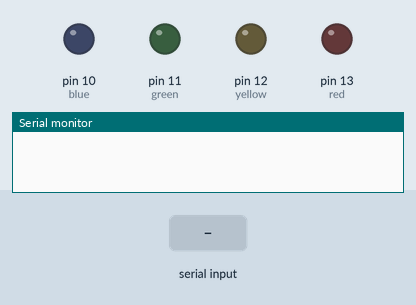
This sketch was run on a simulated Arduino Uno, built with avr-gcc and run on an emulated ATmega328P. Shown: output pins drawn as LEDs (lit = HIGH), the last lines printed to the serial monitor. The inputs (shaded band) are chosen by the test bench.

Above: at 1.2 s.
1.3 s: "1\n" received over Serial
At 3.5 s:
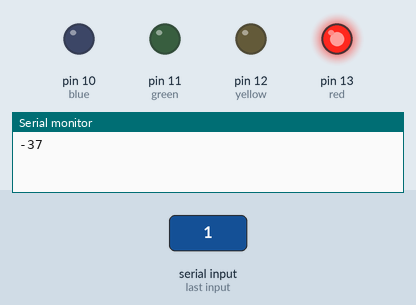
3.8 s: "90,45\n" received over Serial
At 4.6 s:
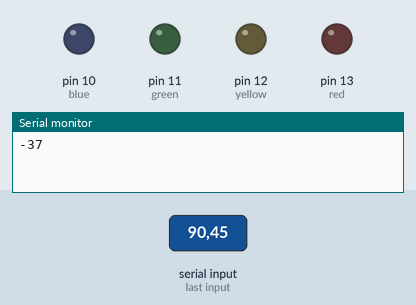
Timing chart, 0 to 6.8 s (numbered marks = the images above; inputs shaded):
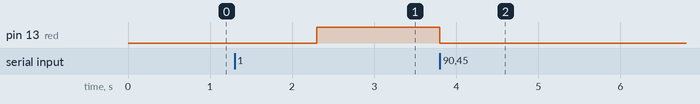

The sketch:

a.ino
```cpp
#define low LOW
#define high HIGH
#define dw digitalWrite
#define sp Serial.print
#define spln Serial.println
#define spi Serial.parseInt
#define readStr Serial.readString
#define string String
string e;
int red = 13;
int yellow = 12;
int green = 11;
int blue = 10;
int saida;
void setup() {
        Serial.begin(9600);
        pinMode(red,OUTPUT);
        pinMode(yellow,OUTPUT);
        pinMode(green,OUTPUT);
        pinMode(blue,OUTPUT);
}
int ans(int &x, int *arr){
	const int a = arr[0];
	const int b = arr[1];

	if(x == 0) return a & b;
	else if(x == 1) return a | b;
    else if(x == 2){
      if(a == 0) dw(green,high);
      return ~a;
    }
	else return a + b;
}
void loop(){
		if (Serial.available() > 0) {
          	lowAll();
			e = readStr();
			int arr[3];
			for(int i = 0; i < 3; ++i) arr[i] = e[i] - '0';
			if(arr[0] == 1) dw(red, high);
			if(arr[1] == 1) dw(yellow, high);
          	const int k = ans(arr[2],arr);
			if(k == 2){
				dw(green, high);
				dw(blue, high);
			}else if(k == 1) dw(green, high);
			spln(k);
		}
}
void lowAll(){
	digitalWrite(blue, low);
	digitalWrite(yellow, low);
	digitalWrite(red, low);
	digitalWrite(green, low);
}
```

Measured:
- after the input at 1.3 s, pin 13 (red): LOW → HIGH after 1.0 s
- after the input at 3.8 s, pin 13 (red): HIGH → LOW at once
